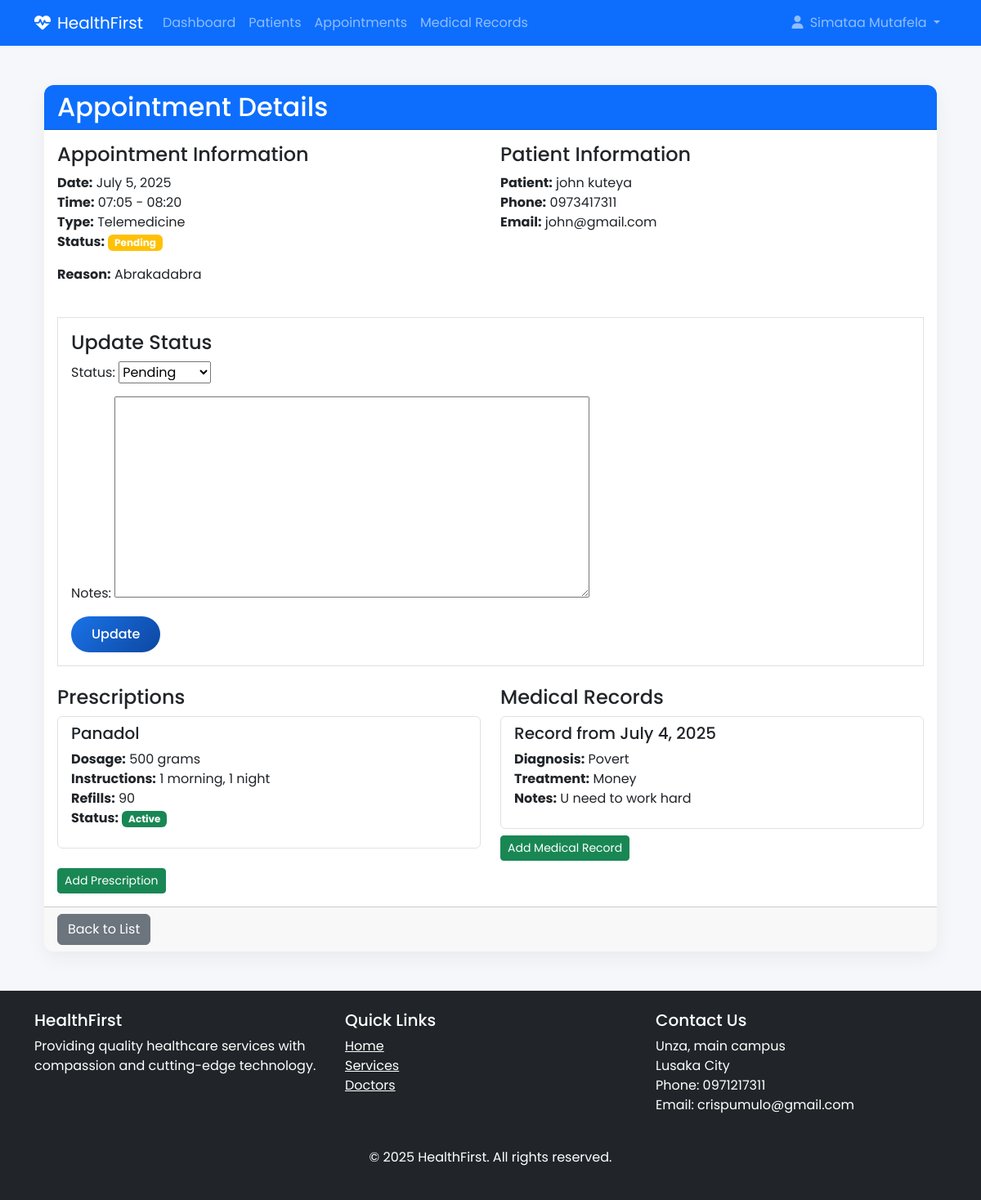
The page /appointments/8/ (signed in) on the database its author committed.
### accounts/models.py (models this page shows, shortened)
class User(AbstractUser):
    USER_TYPE_CHOICES = (
        ('admin', 'Administrator'),
        ('doctor', 'Doctor'),
        ('staff', 'Staff'),
        ('patient', 'Patient'),
    )
    user_type = models.CharField(max_length=10, choices=USER_TYPE_CHOICES, default='staff')
    profile_picture = models.ImageField(upload_to='profile_pics/', blank=True, null=True)
    phone = models.CharField(max_length=20, blank=True, null=True)
    address = models.TextField(blank=True, null=True)

### appointments/models.py (models this page shows, shortened)
class Appointment(models.Model):
    STATUS_CHOICES = (
        ('pending', 'Pending'),
        ('confirmed', 'Confirmed'),
        ('completed', 'Completed'),
        ('cancelled', 'Cancelled'),
    )
    APPOINTMENT_TYPE_CHOICES = (
        ('in_person', 'In-Person'),
        ('telemedicine', 'Telemedicine'),
    )
    patient = models.ForeignKey(Patient, on_delete=models.CASCADE, related_name='appointments')
    doctor = models.ForeignKey(Doctor, on_delete=models.CASCADE, related_name='appointments')
    date = models.DateField()
    start_time = models.TimeField()
    end_time = models.TimeField()
    reason = models.TextField(blank=True, null=True)
    status = models.CharField(max_length=20, choices=STATUS_CHOICES, default='pending')
    appointment_type = models.CharField(max_length=20, choices=APPOINTMENT_TYPE_CHOICES, default='in_person')
    notes = models.TextField(blank=True, null=True)
    created_at = models.DateTimeField(auto_now_add=True)
    updated_at = models.DateTimeField(auto_now=True)
    class Meta:
        ordering = ['date', 'start_time']
        unique_together = ('doctor', 'date', 'start_time')

class Prescription(models.Model):
    appointment = models.ForeignKey(Appointment, on_delete=models.CASCADE, related_name='prescriptions')
    medication = models.CharField(max_length=100)
    dosage = models.CharField(max_length=50)
    instructions = models.TextField()
    prescribed_date = models.DateField(default=timezone.now)
    refills = models.PositiveIntegerField(default=0)
    is_active = models.BooleanField(default=True)

class MedicalRecord(models.Model):
    appointment = models.ForeignKey(Appointment, on_delete=models.CASCADE, related_name='medical_records')
    diagnosis = models.TextField()
    treatment = models.TextField()
    notes = models.TextField(blank=True, null=True)
    created_at = models.DateTimeField(auto_now_add=True)

### patients/models.py (models this page shows, shortened)
class Patient(models.Model):
    GENDER_CHOICES = (
        ('M', 'Male'),
        ('F', 'Female'),
        ('O', 'Other'),
    )
    BLOOD_GROUP_CHOICES = (
        ('A+', 'A+'),
        ('A-', 'A-'),
        ('B+', 'B+'),
        ('B-', 'B-'),
        ('AB+', 'AB+'),
        ('AB-', 'AB-'),
        ('O+', 'O+'),
        ('O-', 'O-'),
    )
    user = models.OneToOneField(User, on_delete=models.CASCADE, related_name='patient_profile')
    date_of_birth = models.DateField(null=True, blank=True)
    gender = models.CharField(max_length=1, choices=GENDER_CHOICES, null=True, blank=True)
    blood_group = models.CharField(max_length=5, choices=BLOOD_GROUP_CHOICES, blank=True, null=True)
    height = models.CharField(max_length=10, blank=True, null=True)
    weight = models.DecimalField(max_digits=5, decimal_places=2, blank=True, null=True)
    allergies = models.TextField(blank=True, null=True)
    medical_history = models.TextField(blank=True, null=True)
    emergency_contact = models.CharField(max_length=100, blank=True, null=True)
    emergency_phone = models.CharField(max_length=20, blank=True, null=True)
    insurance_provider = models.CharField(max_length=100, blank=True, null=True)
    insurance_number = models.CharField(max_length=50, blank=True, null=True)
    created_at = models.DateTimeField(default=timezone.now)

### appointments/views.py (the view)
# urls.py: path('<int:pk>/', views.appointment_detail, name='detail'),
def appointment_detail(request, pk):
    appointment = get_object_or_404(Appointment, pk=pk)
    if not (request.user.is_staff or
            hasattr(request.user, 'doctor_profile') and appointment.doctor == request.user.doctor_profile or
            hasattr(request.user, 'patient_profile') and appointment.patient == request.user.patient_profile):
        messages.error(request, "You don't have permission to view this appointment")
        return redirect('appointments:list')
    prescriptions = appointment.prescriptions.all()
    medical_records = appointment.medical_records.all()
    if request.method == 'POST':
        form = AppointmentStatusForm(request.POST, instance=appointment)
        if form.is_valid():
            form.save()
            messages.success(request, 'Appointment status updated')
            return redirect('appointments:detail', pk=pk)
    else:
        form = AppointmentStatusForm(instance=appointment)
    context = {
        'appointment': appointment,
        'prescriptions': prescriptions,
        'medical_records': medical_records,
        'form': form,
    }
    return render(request, 'appointments/detail.html', context)

### appointments/forms.py
class AppointmentStatusForm(forms.ModelForm):
    class Meta:
        model = Appointment
        fields = ['status', 'notes']

### appointments/templates/appointments/detail.html (shortened to what this page needs)
{% extends 'accounts/base.html' %}
{% block content %}
<div class="container">
    <div class="card my-4">
        <div class="card-header bg-primary text-white">
            <h2 class="mb-0">Appointment Details</h2>
        </div>
        <div class="card-body">
            <div class="row mb-4">
                <div class="col-md-6">
                    <h4>Appointment Information</h4>
                    <p>
                        <strong>Date:</strong> {{ appointment.date }}<br>
                        <strong>Time:</strong> {{ appointment.start_time|time:"H:i" }} - {{ appointment.end_time|time:"H:i" }}<br>
                        <strong>Type:</strong> {{ appointment.get_appointment_type_display }}<br>
                        <strong>Status:</strong>
                        <span class="badge
                            {% if appointment.status == 'confirmed' %}bg-success
                            {% elif appointment.status == 'completed' %}bg-secondary
                            {% elif appointment.status == 'cancelled' %}bg-danger
                            {% else %}bg-warning{% endif %}">
                            {{appointment.get_status_display}}
                        </span>
                    </p>
                    <p><strong>Reason:</strong> {{ appointment.reason }}</p>
                </div>
                <div class="col-md-6">
                    <h4>{% if request.user %}Patient{% else %}Doctor{% endif %} Information</h4>
                    <p>
                        {% if request.user %}
                            <strong>Patient:</strong> {{ appointment.patient.user.get_full_name }}<br>
                            <strong>Phone:</strong> {{ appointment.patient.user.phone }}<br>
                            <strong>Email:</strong> {{ appointment.patient.user.email }}
                        {% else %}
                            <strong>Doctor:</strong> Dr. {{ appointment.doctor.user.last_name }}<br>
                            <strong>Specialization:</strong> {{ appointment.doctor.get_specialization_display }}<br>
                            <strong>Hospital:</strong> {{ appointment.doctor.hospital }}
                        {% endif %}
                    </p>
                </div>
            </div>
            {% if request.user.is_staff or request.user.user_type == 'doctor' %}
            <div class="border p-3 mb-4">
                <h4>Update Status</h4>
                <form method="post">
                    {{ form.as_p }}
                    <button type="submit" class="btn btn-primary">Update</button>
                </form>
            </div>
            {% endif %}
            <div class="row">
                <div class="col-md-6">
                    <h4>Prescriptions</h4>
                    {% if appointment.prescriptions.all %}
                        <div class="list-group mb-4">
                            {% for prescription in appointment.prescriptions.all %}
                            <div class="list-group-item">
                                <h5>{{ prescription.medication }}</h5>
                                <p>
                                    <strong>Dosage:</strong> {{ prescription.dosage }}<br>
                                    <strong>Instructions:</strong> {{ prescription.instructions }}<br>
                                    <strong>Refills:</strong> {{ prescription.refills }}<br>
                                    <strong>Status:</strong>
                                    <span class="badge {% if prescription.is_active %}bg-success{% else %}bg-secondary{% endif %}">
                                        {% if prescription.is_active %}Active{% else %}Inactive{% endif %}
                                    </span>
                                </p>
                            </div>
                            {% endfor %}
                        </div>
                    {% else %}
                        <p class="text-muted">No prescriptions</p>
                    {% endif %}
                    {% if request.user.is_staff or request.user.user_type == 'doctor' %}
                        <a href="{% url 'appointments:add_prescription' appointment.pk %}" class="btn btn-sm btn-success">
                            Add Prescription
                        </a>
                    {% endif %}
                </div>
                <div class="col-md-6">
                    <h4>Medical Records</h4>
                    {% if appointment.medical_records.all %}
                        <div class="list-group">
                            {% for record in appointment.medical_records.all %}
                            <div class="list-group-item">
                                <h5>Record from {{ record.created_at|date }}</h5>
                                <p>
                                    <strong>Diagnosis:</strong> {{ record.diagnosis }}<br>
                                    <strong>Treatment:</strong> {{ record.treatment }}<br>
                                    {% if record.notes %}<strong>Notes:</strong> {{ record.notes }}{% endif %}
                                </p>
                            </div>
                            {% endfor %}
                        </div>
                    {% else %}
                        <p class="text-muted">No medical records</p>
                    {% endif %}
                    {% if request.user.is_staff or request.user.user_type == 'doctor' %}
                        <a href="{% url 'appointments:add_medical_record' appointment.pk %}" class="btn btn-sm btn-success mt-2">
                            Add Medical Record
                        </a>
                    {% endif %}
                </div>
            </div>
        </div>
        <div class="card-footer">
            <a href="{% url 'appointments:list' %}" class="btn btn-secondary">Back to List</a>
        </div>
    </div>
</div>
{% endblock %}

### accounts/templates/accounts/base.html (shortened to what this page needs)
<!DOCTYPE html>
{% load static %}
<html lang="en">
<head>
    <link href="https://cdn.jsdelivr.net/npm/bootstrap@5.3.0/dist/css/bootstrap.min.css" rel="stylesheet">
    <link rel="stylesheet" href="https://cdnjs.cloudflare.com/ajax/libs/font-awesome/6.4.0/css/all.min.css">
    <link rel="stylesheet" href="{% static 'css/style.css' %}">
</head>
<body>
    <nav class="navbar navbar-expand-lg navbar-dark bg-primary sticky-top">
        <div class="container">
            <a class="navbar-brand" href="{% url 'home' %}">
                <i class="fas fa-heartbeat me-2"></i>HealthFirst
            </a>
            <div class="collapse navbar-collapse" id="navbarNav">
                <ul class="navbar-nav me-auto">
                    {% if not user.is_authenticated %}
                        <li class="nav-item">
                            <a class="nav-link" href="{% url 'home' %}">Home</a>
                        </li>
                    {% else %}
                        <li class="nav-item">
                            {% if user.user_type == patient.user %}
                                <a class="nav-link" href="{% url 'patients:patient_list' %}">Dashboard</a>
                            {% elif user.user_type == doctor.user %}
                                <a class="nav-link" href="{% url 'doctors:doctor_list' %}">Dashboard</a>
                            {% else %}
                                <a class="nav-link" href="{% url 'dashboard' %}">Dashboard</a>
                            {% endif %}
                        </li>
                        <li class="nav-item">
                            <a class="nav-link" href="{% url 'patients:patient_list' %}">Patients</a>
                        </li>
                        <li class="nav-item">
                            <a class="nav-link" href="{% url 'appointments:list' %}">Appointments</a>
                        </li>
                        <li class="nav-item">
                            <a class="nav-link" href="#">Medical Records</a>
                        </li>
                    {% endif %}
                </ul>
                <ul class="navbar-nav ms-auto">
                    {% if user.is_authenticated %}
                    <li class="nav-item dropdown">
                        <a class="nav-link dropdown-toggle" href="#" id="navbarDropdown" role="button" data-bs-toggle="dropdown">
                            <i class="fas fa-user me-1"></i> {{ user.get_full_name|default:user.username }}
                        </a>
                    </li>
                    {% endif %}
                </ul>
            </div>
        </div>
    </nav>
    <main class="container my-5">
        {% block content %}{% endblock %}
    </main>
    <footer class="bg-dark text-white py-4">
        <div class="container">
            <div class="row">
                <div class="col-md-4 mb-4">
                    <h5>HealthFirst</h5>
                    <p>Providing quality healthcare services with compassion and cutting-edge technology.</p>
                </div>
                <div class="col-md-4 mb-4">
                    <h5>Quick Links</h5>
                    <ul class="list-unstyled">
                        <li><a href="{% url 'home' %}" class="text-white">Home</a></li>
                        <li><a href="#" class="text-white">Services</a></li>
                        <li><a href="{% url 'doctors:doctor_list' %}" class="text-white">Doctors</a></li>
                    </ul>
                </div>
                <div class="col-md-4">
                    <h5>Contact Us</h5>
                    <address>
                        Unza, main campus<br>
                        Lusaka City<br>
                        Phone: 0971217311<br>
                        Email: crispumulo@gmail.com
                    </address>
                </div>
            </div>
            <div class="text-center mt-4">
                <p>&copy; 2025 HealthFirst. All rights reserved.</p>
            </div>
        </div>
    </footer>
</body>
</html>

### accounts/static/css/style.css (style rules this page uses)
:root { --primary: #1a73e8; --primary-dark: #0d47a1; --secondary: #00c853; --light: #f8f9fa; --dark: #212529; --gray: #6c757d; --light-gray: #e9ecef; --danger: #ff5252; --warning: #ffc107; }
body { font-family: 'Poppins', sans-serif; background-color: #f5f7fb; color: var(--dark); }
.card { border-radius: 15px; overflow: hidden; box-shadow: 0 5px 15px rgba(0,0,0,0.05); transition: all 0.3s ease; margin-bottom: 25px; }
.btn-primary { background: linear-gradient(135deg, var(--primary), var(--primary-dark)); border: none; padding: 10px 25px; border-radius: 30px; font-weight: 500; transition: all 0.3s ease; }
.card { border: none; border-radius: 0.75rem; box-shadow: 0 0.5rem 1.5rem rgba(0, 0, 0, 0.05); transition: all 0.3s ease; }

### rows shown on the page
User: get_full_name "Simataa Mutafela"
Appointment: date "July 5, 2025", start_time "07:05", end_time "08:20", appointment_type "Telemedicine", status "Pending", reason "Abrakadabra", patient.user.get_full_name "john kuteya", patient.user.phone "0973417311", patient.user.email "john@gmail.com"
Prescription: medication "Panadol", dosage "500 grams", instructions "1 morning, 1 night", refills "90", is_active "Active"
MedicalRecord: created_at "July 4, 2025", diagnosis "Povert", treatment "Money", notes "U need to work hard"
